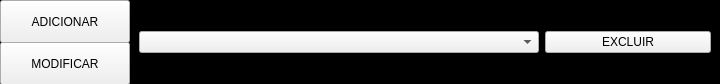
<?xml version="1.0" encoding="UTF-8"?>
<ui version="4.0">
 <class>Category</class>
 <widget class="QMainWindow" name="Category">
  <property name="geometry">
   <rect>
    <x>0</x>
    <y>0</y>
    <width>720</width>
    <height>84</height>
   </rect>
  </property>
  <property name="minimumSize">
   <size>
    <width>720</width>
    <height>0</height>
   </size>
  </property>
  <property name="maximumSize">
   <size>
    <width>720</width>
    <height>16777215</height>
   </size>
  </property>
  <property name="windowTitle">
   <string>ADICIONAR CATEGORIAS</string>
  </property>
  <property name="styleSheet">
   <string notr="true">#centralwidget{
	background-color: black;
}

#centralwidget  #widget_2 {
	background-color: black;
}

#centralwidget  #widget_2 stackedWidget {
	background-color: transparent;
}



</string>
  </property>
  <widget class="QWidget" name="centralwidget">
   <property name="minimumSize">
    <size>
     <width>720</width>
     <height>84</height>
    </size>
   </property>
   <property name="maximumSize">
    <size>
     <width>720</width>
     <height>84</height>
    </size>
   </property>
   <layout class="QHBoxLayout" name="horizontalLayout">
    <property name="spacing">
     <number>0</number>
    </property>
    <property name="leftMargin">
     <number>0</number>
    </property>
    <property name="topMargin">
     <number>0</number>
    </property>
    <property name="rightMargin">
     <number>0</number>
    </property>
    <property name="bottomMargin">
     <number>0</number>
    </property>
    <item>
     <widget class="QWidget" name="widget_2" native="true">
      <property name="styleSheet">
       <string notr="true"/>
      </property>
      <layout class="QHBoxLayout" name="horizontalLayout_2">
       <property name="spacing">
        <number>0</number>
       </property>
       <property name="leftMargin">
        <number>0</number>
       </property>
       <property name="topMargin">
        <number>0</number>
       </property>
       <property name="rightMargin">
        <number>0</number>
       </property>
       <property name="bottomMargin">
        <number>0</number>
       </property>
       <item>
        <widget class="QWidget" name="widget" native="true">
         <property name="minimumSize">
          <size>
           <width>130</width>
           <height>0</height>
          </size>
         </property>
         <property name="maximumSize">
          <size>
           <width>130</width>
           <height>16777215</height>
          </size>
         </property>
         <property name="styleSheet">
          <string notr="true"/>
         </property>
         <layout class="QVBoxLayout" name="verticalLayout">
          <property name="spacing">
           <number>0</number>
          </property>
          <property name="leftMargin">
           <number>0</number>
          </property>
          <property name="topMargin">
           <number>0</number>
          </property>
          <property name="rightMargin">
           <number>0</number>
          </property>
          <property name="bottomMargin">
           <number>0</number>
          </property>
          <item>
           <widget class="QPushButton" name="adicionar_botao">
            <property name="minimumSize">
             <size>
              <width>0</width>
              <height>43</height>
             </size>
            </property>
            <property name="maximumSize">
             <size>
              <width>16777215</width>
              <height>16777215</height>
             </size>
            </property>
            <property name="styleSheet">
             <string notr="true"/>
            </property>
            <property name="text">
             <string>ADICIONAR</string>
            </property>
            <property name="iconSize">
             <size>
              <width>16</width>
              <height>16</height>
             </size>
            </property>
           </widget>
          </item>
          <item>
           <widget class="QPushButton" name="excluir_botao">
            <property name="sizePolicy">
             <sizepolicy hsizetype="Minimum" vsizetype="Maximum">
              <horstretch>0</horstretch>
              <verstretch>0</verstretch>
             </sizepolicy>
            </property>
            <property name="minimumSize">
             <size>
              <width>0</width>
              <height>43</height>
             </size>
            </property>
            <property name="maximumSize">
             <size>
              <width>16777215</width>
              <height>16777215</height>
             </size>
            </property>
            <property name="styleSheet">
             <string notr="true"/>
            </property>
            <property name="text">
             <string>MODIFICAR</string>
            </property>
           </widget>
          </item>
         </layout>
        </widget>
       </item>
       <item>
        <widget class="QStackedWidget" name="stackedWidget">
         <property name="currentIndex">
          <number>0</number>
         </property>
         <widget class="QWidget" name="page">
          <layout class="QHBoxLayout" name="horizontalLayout_3">
           <item>
            <widget class="QComboBox" name="drop_modificar">
             <property name="minimumSize">
              <size>
               <width>400</width>
               <height>0</height>
              </size>
             </property>
             <property name="maximumSize">
              <size>
               <width>400</width>
               <height>16777215</height>
              </size>
             </property>
            </widget>
           </item>
           <item>
            <widget class="QPushButton" name="btn_excluir">
             <property name="text">
              <string>EXCLUIR</string>
             </property>
            </widget>
           </item>
          </layout>
         </widget>
         <widget class="QWidget" name="page_2">
          <layout class="QHBoxLayout" name="horizontalLayout_4">
           <item>
            <widget class="QLineEdit" name="adicionar_cat_input">
             <property name="minimumSize">
              <size>
               <width>400</width>
               <height>0</height>
              </size>
             </property>
             <property name="maximumSize">
              <size>
               <width>400</width>
               <height>16777215</height>
              </size>
             </property>
            </widget>
           </item>
           <item>
            <widget class="QPushButton" name="btn_adicionar">
             <property name="text">
              <string>ADICIONAR</string>
             </property>
            </widget>
           </item>
          </layout>
         </widget>
        </widget>
       </item>
      </layout>
     </widget>
    </item>
   </layout>
  </widget>
 </widget>
 <resources/>
 <connections/>
</ui>
